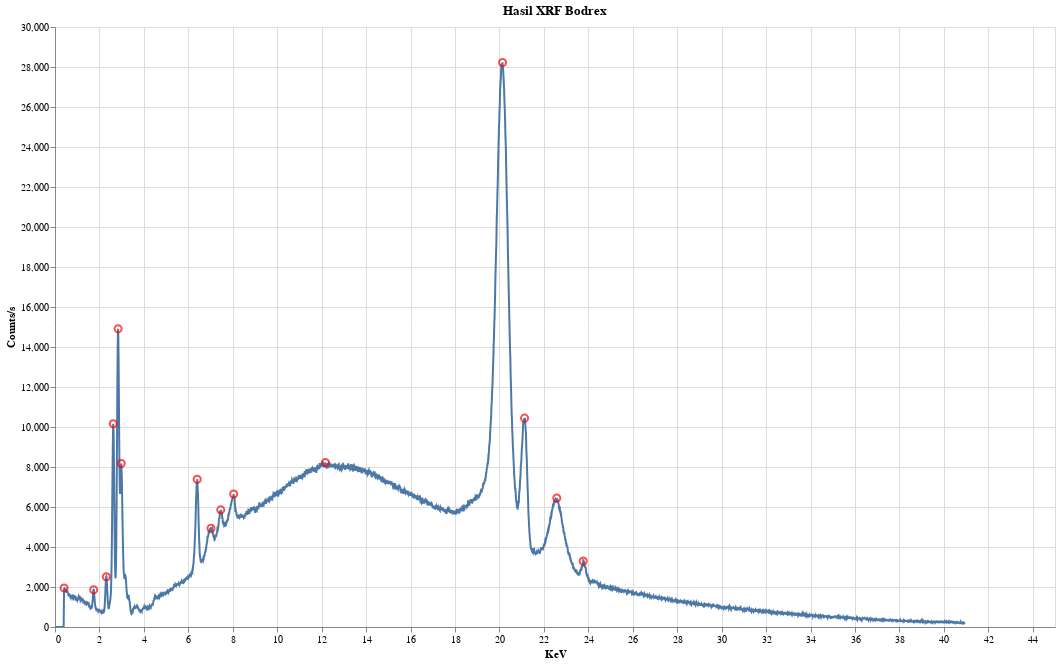

Notebook code cell kept with this figure:
### Code cell
plot_data(df_datas["bodrex"], "Hasil XRF Bodrex", width=1000, height=600, prominence=400)

### Figure 1 — Vega-Lite specification as saved in the notebook (floating-point values rounded to 4 significant figures; data arrays with more than 128 entries replaced by an {"elided": "..."} marker saying what was removed)
{"config": {"view": {"continuousWidth": 300, "continuousHeight": 300}}, "layer": [{"data": {"name": "data-a66627aa316eb18af2d4c57334f83373"}, "mark": {"type": "line"}, "encoding": {"tooltip": [{"field": "x", "type": "quantitative"}, {"field": "y", "type": "quantitative"}], "x": {"field": "x", "title": "KeV", "type": "quantitative"}, "y": {"field": "y", "title": "Counts/s", "type": "quantitative"}}, "name": "view_1", "title": "Hasil XRF Bodrex"}, {"data": {"name": "data-90056943907e574b2ed88d3d3c4acef2"}, "mark": {"type": "point", "color": "red", "size": 50}, "encoding": {"tooltip": [{"field": "x", "type": "quantitative"}, {"field": "y", "type": "quantitative"}], "x": {"field": "x", "type": "quantitative"}, "y": {"field": "y", "type": "quantitative"}}}], "height": 600, "params": [{"name": "param_1", "select": {"type": "interval", "encodings": ["x", "y"]}, "bind": "scales", "views": ["view_1"]}], "width": 1000, "$schema": "https://vega.github.io/schema/vega-lite/v5.20.1.json", "datasets": {"data-a66627aa316eb18af2d4c57334f83373": {"elided": "4096 records"}, "data-90056943907e574b2ed88d3d3c4acef2": [{"x": 0.41, "y": 1954.0}, {"x": 1.74, "y": 1866.0}, {"x": 2.31, "y": 2515.0}, {"x": 2.62, "y": 10170.0}, {"x": 2.84, "y": 14910.0}, {"x": 2.98, "y": 8176.0}, {"x": 6.4, "y": 7390.0}, {"x": 7.02, "y": 4941.0}, {"x": 7.46, "y": 5858.0}, {"x": 8.04, "y": 6647.0}, {"x": 12.17, "y": 8226.0}, {"x": 20.14, "y": 28220.0}, {"x": 21.13, "y": 10440.0}, {"x": 22.58, "y": 6447.0}, {"x": 23.77, "y": 3296.0}]}}
